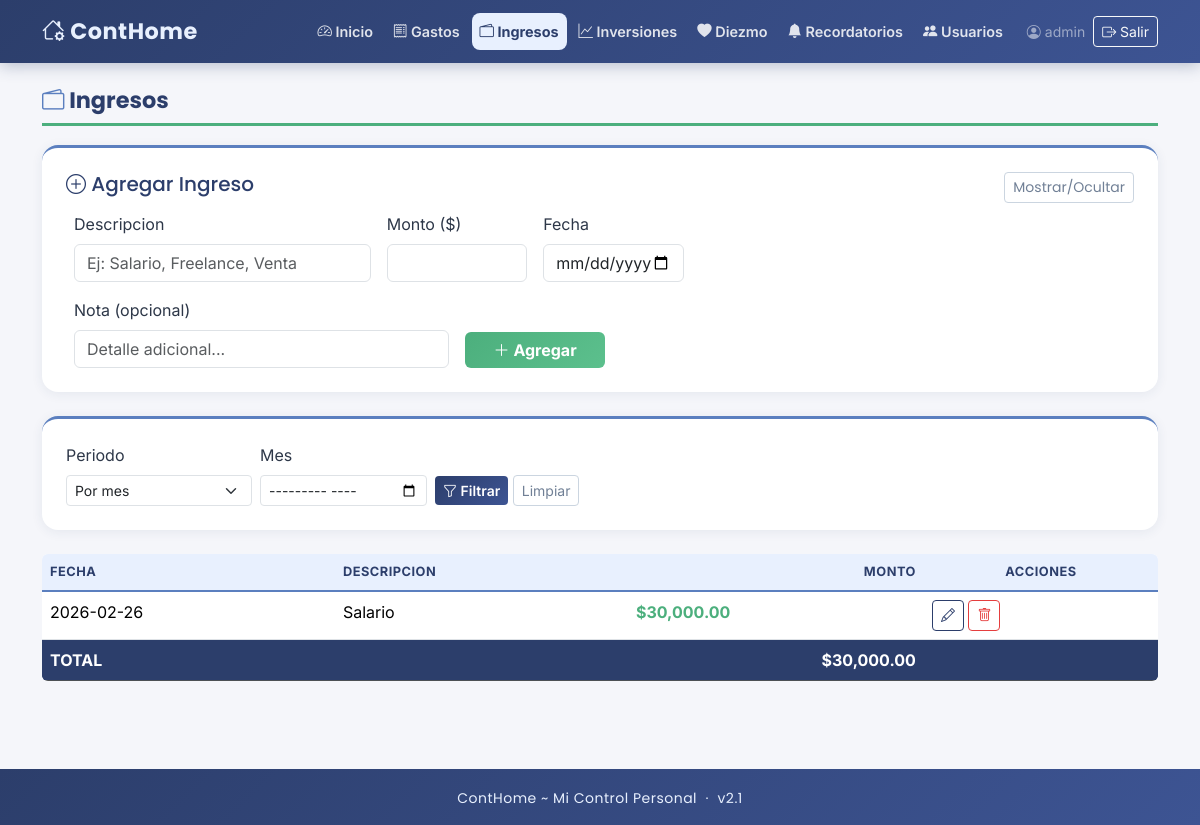
The page /ingresos (signed in) on the database its author committed.
### tables this page shows
CREATE TABLE usuarios (
            id INTEGER PRIMARY KEY AUTOINCREMENT,
            username TEXT NOT NULL UNIQUE,
            password_hash TEXT NOT NULL,
            es_admin INTEGER NOT NULL DEFAULT 0,
            activo INTEGER NOT NULL DEFAULT 1,
            created_at TEXT DEFAULT (datetime('now', 'localtime'))
        , diezmo_activo INTEGER NOT NULL DEFAULT 1, fecha_caducidad TEXT);

CREATE TABLE ingresos (
            id INTEGER PRIMARY KEY AUTOINCREMENT,
            descripcion TEXT NOT NULL,
            monto REAL NOT NULL,
            fecha TEXT NOT NULL,
            nota TEXT,
            created_at TEXT DEFAULT (datetime('now', 'localtime'))
        , usuario_id INTEGER NOT NULL DEFAULT 1);

### app.py (the view)
@app.route('/ingresos')
@login_required
def ingresos():
    mes = request.args.get('mes', '')
    fecha_desde = request.args.get('fecha_desde', '')
    fecha_hasta = request.args.get('fecha_hasta', '')
    db = get_db()
    items = get_ingresos(db, uid(), mes=mes, fecha_desde=fecha_desde, fecha_hasta=fecha_hasta)
    total = sum(item['monto'] for item in items)
    return render_template('ingresos.html', ingresos=items, filtro_mes=mes,
                           filtro_desde=fecha_desde, filtro_hasta=fecha_hasta, total=total)

### app.py (called while the page is built)
def get_db():
    if 'db' not in g:
        g.db = get_db_connection()
    return g.db

def uid():
    return session['user_id']

@app.context_processor
def inject_user():
    user = None
    if 'user_id' in session:
        user = get_usuario(session['user_id'])
    return dict(current_user=user)

@app.template_filter('moneda')
def moneda_filter(value):
    try:
        val = float(value)
        return f"${val:,.2f}"
    except (ValueError, TypeError):
        return "$0.00"

### auth.py (called while the page is built, shortened)
def get_usuario(user_id):
    conn = get_db_connection()
    user = conn.execute("SELECT * FROM usuarios WHERE id = ?", (user_id,)).fetchone()
    conn.close()
    return user

def login_required(f):
    @wraps(f)
    def decorated(*args, **kwargs):
        if 'user_id' not in session:
            return redirect(url_for('login', next=request.path))
        fecha_cad = session.get('fecha_caducidad', '')
        return f(*args, **kwargs)
    return decorated

### database.py (called while the page is built)
def get_db_connection():
    conn = sqlite3.connect(DATABASE)
    conn.row_factory = sqlite3.Row
    conn.execute("PRAGMA foreign_keys = ON")
    return conn

### models.py (called while the page is built)
def get_ingresos(db, usuario_id, mes='', fecha_desde='', fecha_hasta=''):
    query = "SELECT * FROM ingresos WHERE usuario_id = ?"
    params = [usuario_id]
    if fecha_desde and fecha_hasta:
        query += " AND fecha BETWEEN ? AND ?"
        params.extend([fecha_desde, fecha_hasta])
    elif mes:
        query += " AND strftime('%Y-%m', fecha) = ?"
        params.append(mes)
    query += " ORDER BY fecha DESC"
    return db.execute(query, params).fetchall()

### templates/ingresos.html (shortened to what this page needs)
{% extends "base.html" %}
{% block content %}
<h2 class="section-title"><i class="bi bi-wallet2"></i> Ingresos</h2>
<div class="form-section">
    <h5 class="mb-3">
        <i class="bi bi-plus-circle"></i> Agregar Ingreso
        <button class="btn btn-sm btn-outline-secondary float-end" type="button" data-bs-toggle="collapse" data-bs-target="#formIngreso">
            Mostrar/Ocultar
        </button>
    </h5>
    <div class="collapse show" id="formIngreso">
        <form method="POST" action="{{ url_for('agregar_ingreso') }}">
            <div class="row g-3">
                <div class="col-12 col-md-4">
                    <label class="form-label">Descripcion</label>
                    <input type="text" name="descripcion" class="form-control" required placeholder="Ej: Salario, Freelance, Venta">
                </div>
                <div class="col-6 col-md-2">
                    <label class="form-label">Monto ($)</label>
                    <input type="number" name="monto" class="form-control" step="0.01" min="0.01" required>
                </div>
                <div class="col-6 col-md-2">
                    <label class="form-label">Fecha</label>
                    <input type="date" name="fecha" class="form-control" required>
                </div>
                <div class="col-12 col-md-5">
                    <label class="form-label">Nota (opcional)</label>
                    <input type="text" name="nota" class="form-control" placeholder="Detalle adicional...">
                </div>
                <div class="col-12 col-md-2 d-flex align-items-end">
                    <button type="submit" class="btn btn-success w-100">
                        <i class="bi bi-plus-lg"></i> Agregar
                    </button>
                </div>
            </div>
        </form>
    </div>
</div>
<div class="form-section">
    <form method="GET" action="{{ url_for('ingresos') }}" id="formFiltro" class="row g-2 align-items-end">
        <div class="col-auto">
            <label class="form-label">Periodo</label>
            <select id="selectPeriodo" class="form-select form-select-sm">
                <option value="mes">Por mes</option>
            </select>
        </div>
        <div class="col-auto" id="divMes">
            <label class="form-label">Mes</label>
            <input type="month" name="mes" id="inputMes" class="form-control form-control-sm" value="{{ filtro_mes }}">
        </div>
        <div class="col-auto">
            <button type="submit" class="btn btn-sm btn-primary"><i class="bi bi-funnel"></i> Filtrar</button>
            <a href="{{ url_for('ingresos') }}" class="btn btn-sm btn-outline-secondary">Limpiar</a>
        </div>
    </form>
</div>
<div class="table-responsive">
    <table class="table table-hover bg-white rounded table-mobile-cards">
        <thead>
            <tr>
                <th>Fecha</th>
                <th>Descripcion</th>
                <th class="text-end">Monto</th>
                <th class="text-center">Acciones</th>
            </tr>
        </thead>
        <tbody>
            {% for ingreso in ingresos %}
            <tr>
                <td data-label="Fecha">{{ ingreso.fecha }}</td>
                <td data-label="Descripcion">{{ ingreso.descripcion }}{% if ingreso.nota %} <small class="text-muted">({{ ingreso.nota }})</small>{% endif %}</td>
                <td data-label="Monto" class="fw-bold" style="color: var(--verde);">{{ ingreso.monto|moneda }}</td>
                <td data-label="">
                    <a href="{{ url_for('editar_ingreso', id=ingreso.id) }}" class="btn btn-sm btn-outline-primary" title="Editar">
                        <i class="bi bi-pencil"></i>
                    </a>
                    <form method="POST" action="{{ url_for('eliminar_ingreso', id=ingreso.id) }}" class="d-inline" onsubmit="return confirm('Eliminar este ingreso?')">
                        <button type="submit" class="btn btn-sm btn-outline-danger" title="Eliminar">
                            <i class="bi bi-trash"></i>
                        </button>
                    </form>
                </td>
            </tr>
            {% else %}
            <tr>
                <td colspan="4" class="text-center text-muted py-4">No hay ingresos registrados</td>
            </tr>
            {% endfor %}
        </tbody>
        {% if ingresos %}
        <tfoot>
            <tr class="table-dark">
                <td colspan="2" class="fw-bold">TOTAL</td>
                <td class="text-end fw-bold">{{ total|moneda }}</td>
                <td></td>
            </tr>
        </tfoot>
        {% endif %}
    </table>
</div>
{% endblock %}

### templates/base.html (shortened to what this page needs)
<!DOCTYPE html>
<html lang="es">
<head>
    <link href="https://cdn.jsdelivr.net/npm/bootstrap@5.3.3/dist/css/bootstrap.min.css" rel="stylesheet">
    <link href="https://cdn.jsdelivr.net/npm/bootstrap-icons@1.11.3/font/bootstrap-icons.min.css" rel="stylesheet">
    <link href="{{ url_for('static', filename='css/styles.css') }}" rel="stylesheet">
</head>
<body>
    <nav class="navbar navbar-expand-lg navbar-dark d-none d-lg-flex">
        <div class="container">
            <a class="navbar-brand" href="{{ url_for('dashboard') }}">
                <i class="bi bi-house-gear"></i> ContHome
            </a>
            <div class="collapse navbar-collapse" id="navbarNav">
                <ul class="navbar-nav ms-auto gap-1">
                    <li class="nav-item">
                        <a class="nav-link {% if request.endpoint == 'dashboard' %}active{% endif %}" href="{{ url_for('dashboard') }}">
                            <i class="bi bi-speedometer2"></i> Inicio
                        </a>
                    </li>
                    <li class="nav-item">
                        <a class="nav-link {% if request.endpoint in ['gastos', 'editar_gasto'] %}active{% endif %}" href="{{ url_for('gastos') }}">
                            <i class="bi bi-receipt"></i> Gastos
                        </a>
                    </li>
                    <li class="nav-item">
                        <a class="nav-link {% if request.endpoint in ['ingresos', 'editar_ingreso'] %}active{% endif %}" href="{{ url_for('ingresos') }}">
                            <i class="bi bi-wallet2"></i> Ingresos
                        </a>
                    </li>
                    <li class="nav-item">
                        <a class="nav-link {% if request.endpoint in ['inversiones', 'detalle_inversion'] %}active{% endif %}" href="{{ url_for('inversiones') }}">
                            <i class="bi bi-graph-up"></i> Inversiones
                        </a>
                    </li>
                    {% if current_user and current_user['diezmo_activo'] %}
                    <li class="nav-item">
                        <a class="nav-link {% if request.endpoint == 'diezmo' %}active{% endif %}" href="{{ url_for('diezmo') }}">
                            <i class="bi bi-heart-fill"></i> Diezmo
                        </a>
                    </li>
                    {% endif %}
                    <li class="nav-item">
                        <a class="nav-link {% if request.endpoint == 'recordatorios' %}active{% endif %} position-relative" href="{{ url_for('recordatorios') }}" id="bellNavDesktop">
                            <i class="bi bi-bell-fill"></i> Recordatorios
                        </a>
                    </li>
                    {% if current_user and current_user['es_admin'] %}
                    <li class="nav-item">
                        <a class="nav-link {% if request.endpoint == 'admin_usuarios' %}active{% endif %}" href="{{ url_for('admin_usuarios') }}">
                            <i class="bi bi-people-fill"></i> Usuarios
                        </a>
                    </li>
                    {% endif %}
                </ul>
                {% if current_user %}
                <div class="d-none d-lg-flex align-items-center ms-3 gap-2">
                    <span class="text-white-50 small"><i class="bi bi-person-circle"></i> {{ current_user['username'] }}</span>
                    <a href="{{ url_for('logout') }}" class="btn btn-sm btn-outline-light">
                        <i class="bi bi-box-arrow-right"></i> Salir
                    </a>
                </div>
                {% endif %}
            </div>
        </div>
    </nav>
    <main class="container my-4 app-content">
        {% block content %}{% endblock %}
    </main>
    <footer class="text-center py-3 mt-5 d-none d-lg-block">
        <small>ContHome ~ Mi Control Personal &nbsp;·&nbsp; v2.1</small>
    </footer>
</body>
</html>

### static/css/styles.css (style rules this page uses)
:root { --azul: #2C3E6B; --azul-light: #3D5493; --azul-claro: #5B7FBF; --celeste: #E8F0FE; --verde: #4CAF7D; --verde-claro: #C8E6D0; --gris: #F5F6FA; --blanco: #FFFFFF; --texto: #2D3748; --texto-light: #718096; --naranja: #E8913A; }
body { background-color: var(--gris); min-height: 100vh; display: flex; flex-direction: column; font-family: 'Inter', sans-serif; color: var(--texto); overscroll-behavior-y: none; -webkit-tap-highlight-color: transparent; }
h1, h2, h3, h4, h5, .navbar-brand { font-family: 'Poppins', sans-serif; }
main { flex: 1; }
.navbar { background: linear-gradient(135deg, var(--azul), var(--azul-light)) !important; box-shadow: 0 3px 15px rgba(44, 62, 107, 0.3); padding: 0.6rem 0; }
.navbar-brand { font-size: 1.4rem; font-weight: 700; color: var(--celeste) !important; letter-spacing: 0.5px; }
.navbar .nav-link { color: rgba(255, 255, 255, 0.85) !important; font-weight: 600; font-size: 0.9rem; padding: 0.5rem 1rem; border-radius: 8px; transition: all 0.3s; }
.navbar .nav-link.active { color: var(--azul) !important; background: var(--celeste); font-weight: 700; }
.table { border-radius: 16px; overflow: hidden; }
.table th { font-size: 0.8rem; text-transform: uppercase; letter-spacing: 0.5px; color: var(--azul); background: var(--celeste); border-bottom: 2px solid var(--azul-claro); font-weight: 700; }
.table-dark, .table-dark td, .table-dark th { background-color: var(--azul) !important; color: white !important; }
.section-title { font-size: 1.4rem; font-weight: 700; margin-bottom: 1.2rem; padding-bottom: 0.6rem; border-bottom: 3px solid var(--verde); color: var(--azul); }
.section-title i { color: var(--azul-claro); }
.form-section { background: var(--blanco); padding: 1.5rem; border-radius: 16px; box-shadow: 0 2px 12px rgba(44, 62, 107, 0.08); margin-bottom: 1.5rem; border-top: 3px solid var(--azul-claro); }
.form-section h5 { color: var(--azul); }
.btn-primary { background: linear-gradient(135deg, var(--azul), var(--azul-light)); border: none; font-weight: 600; }
.btn-success { background: linear-gradient(135deg, var(--verde), #5CC08D); border: none; color: white; font-weight: 700; }
.btn-outline-primary { border-color: var(--azul); color: var(--azul); }
.btn-outline-danger { border-color: #E53E3E; color: #E53E3E; }
.btn-outline-secondary { border-color: #CBD5E0; color: var(--texto-light); }
footer { background: linear-gradient(135deg, var(--azul), var(--azul-light)) !important; color: var(--celeste) !important; }
footer small { font-family: 'Poppins', sans-serif; letter-spacing: 0.5px; }

### rows shown on the page
usuarios: username "admin"
ingresos: fecha "2026-02-26", descripcion "Salario", monto|moneda "$30,000.00"

### other values the page prints
{{ total|moneda }} "$30,000.00"
